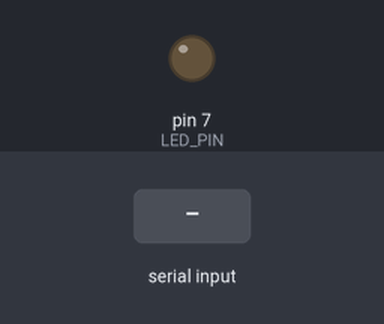
Bench run of a sketch on a simulated Arduino Uno, built with avr-gcc and run on an emulated ATmega328P. On the bench: output pins drawn as LEDs (lit = HIGH). Inputs (shaded band) come from the test bench.

Above: at 1.2 s.
1.3 s: "1" received over Serial
At 1.7 s:
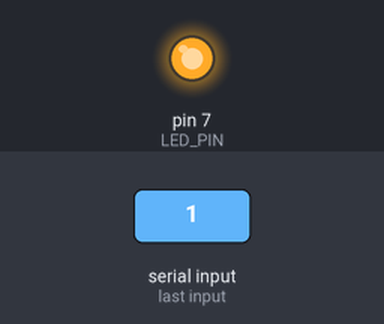
2.8 s: "n" received over Serial
At 4.0 s:
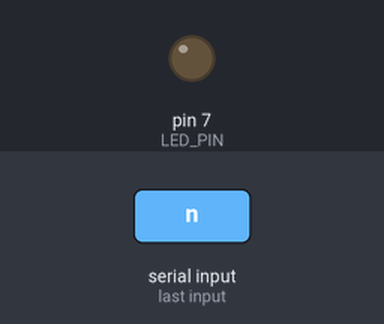
4.3 s: "0" received over Serial
At 5.2 s:
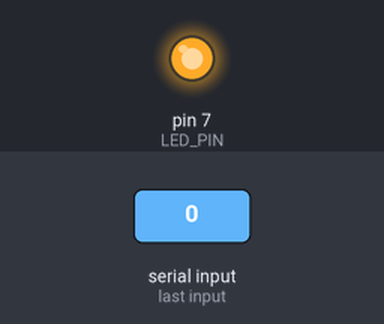
Timing chart, 0 to 7.3 s (numbered marks = the images above; inputs shaded):
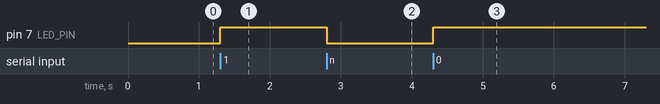

The sketch:

PeltierDevice_workingCode.ino
```cpp
int LED_PIN = 7;
int peltier_1 = 3; //The N-Channel MOSFET is on digital pin 3
int peltier_2 = 11;
int power = 0; //Power level fro 0 to 99%
int peltier_level = map(power, 0, 99, 0, 255); //This is a value from 0 to 255 that actually controls the MOSFET
int state;

void setup(){
  pinMode(LED_PIN, OUTPUT);

  Serial.begin(9600);
  //pinMode(peltier, OUTPUT);
  digitalWrite(LED_PIN, LOW);
  }

void loop(){
  //char option;
  if(Serial.available()) {
    char ch = Serial.read();
    if (ch == 'n') {
      digitalWrite(LED_PIN, LOW);
    }
    else {
      digitalWrite(LED_PIN,HIGH);
    }
  }

  /*if(Serial.available() > 0)
  {
  option = Serial.read();
  if(option == 'a')
  power += 2;
  else if(option == 'z')
  power -= 2;

  if(power > 99) power = 99;
  if(power < 0) power = 0;

  peltier_level = map(power, 0, 99, 0, 255);
  }

  Serial.print("Power=");
  Serial.print(power);
  Serial.print(" PLevel=");
  Serial.println(peltier_level);

  analogWrite(peltier_1, peltier_level); //Write this new value out to the port
  analogWrite(peltier_2, peltier_level); //Write this new value out to the port
*/

}
```

Measured:
- after the input at 1.3 s, pin 7 (LED_PIN): LOW → HIGH at once
- after the input at 2.8 s, pin 7 (LED_PIN): HIGH → LOW at once
- after the input at 4.3 s, pin 7 (LED_PIN): LOW → HIGH at once
